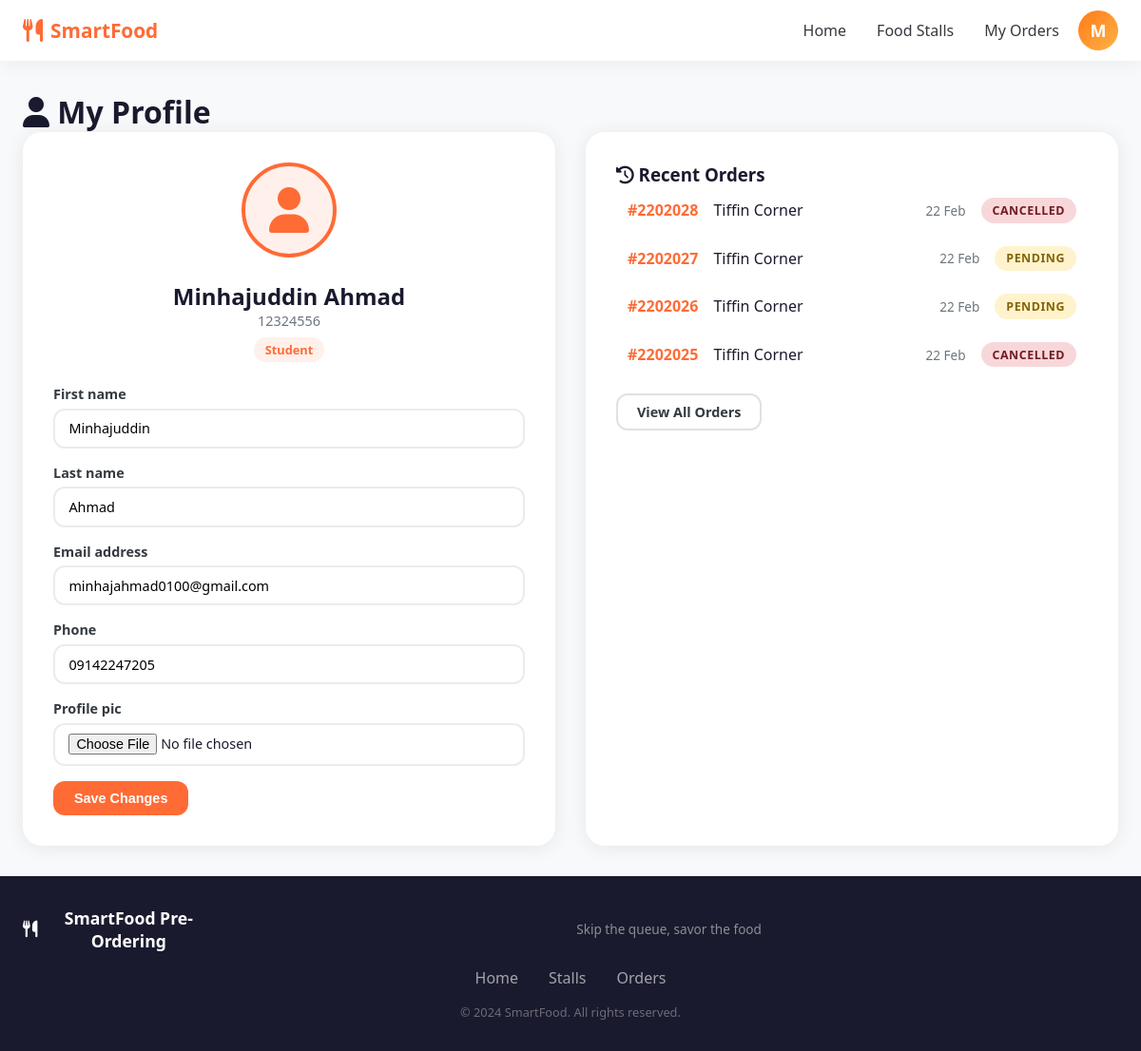
/users/profile/ (signed in), run on an earlier commit of the app's database.
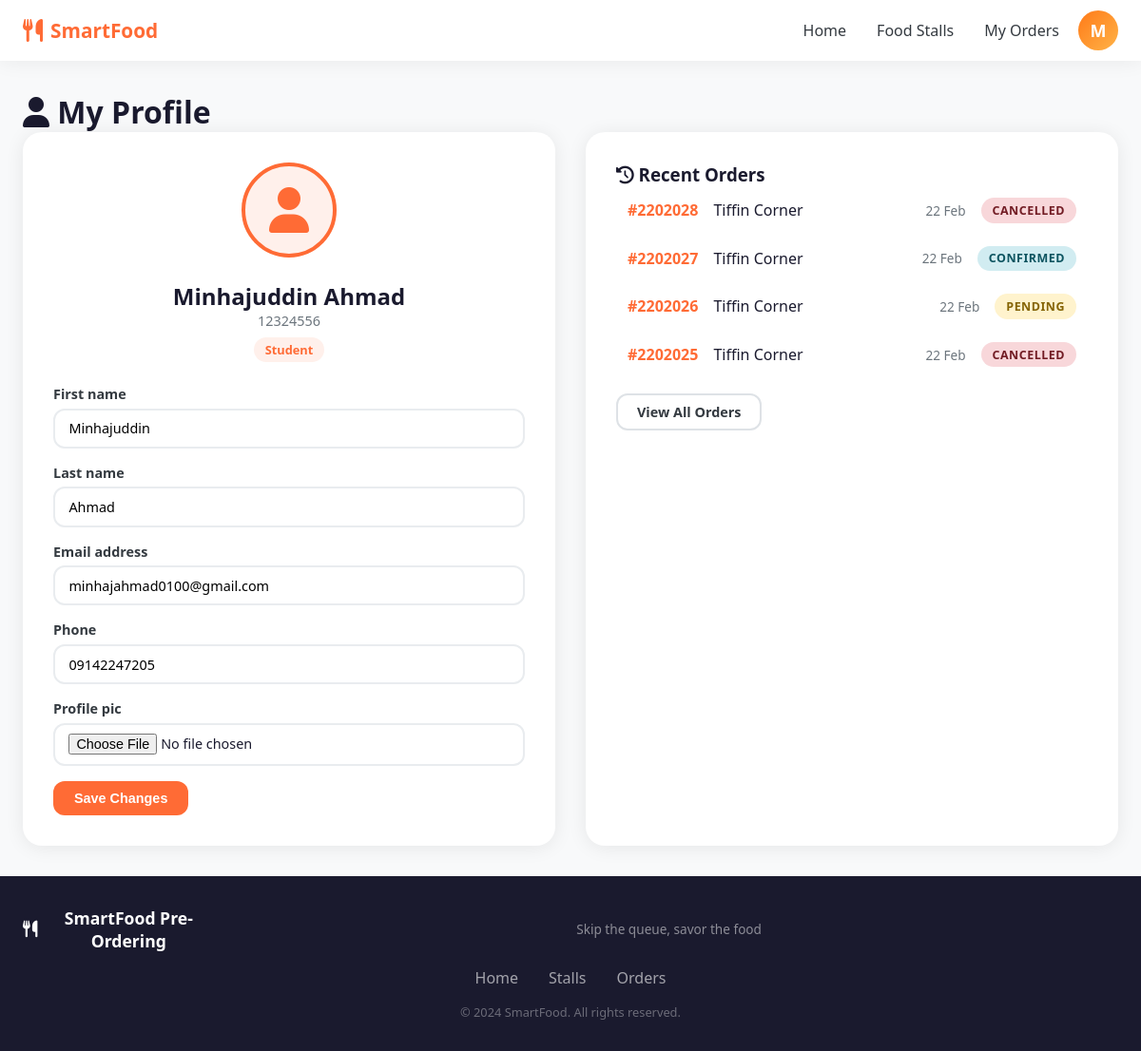
And on a later commit of the database.
### apps/orders/models.py (models this page shows, shortened)
class Order(models.Model):
    user = models.ForeignKey(User, on_delete=models.CASCADE, related_name='orders')
    stall = models.ForeignKey(FoodStall, on_delete=models.CASCADE, related_name='orders')
    break_slot = models.CharField(max_length=5, choices=BREAK_SLOT_CHOICES)
    pickup_date = models.DateField()
    status = models.CharField(max_length=20, choices=ORDER_STATUS_CHOICES, default='pending')
    total_amount = models.DecimalField(max_digits=10, decimal_places=2, default=0)
    special_instructions = models.TextField(blank=True)
    token_number = models.CharField(max_length=10, blank=True)
    created_at = models.DateTimeField(auto_now_add=True)
    updated_at = models.DateTimeField(auto_now=True)
    estimated_ready_time = models.DateTimeField(null=True, blank=True)
    class Meta:
        ordering = ['-created_at']

### apps/stalls/models.py (models this page shows, shortened)
class FoodStall(models.Model):
    name = models.CharField(max_length=100)
    description = models.TextField(blank=True)
    owner = models.ForeignKey(User, on_delete=models.SET_NULL, null=True, related_name='stalls')
    image = models.ImageField(upload_to='stalls/', blank=True, null=True)
    location = models.CharField(max_length=200, blank=True)
    is_open = models.BooleanField(default=True)
    created_at = models.DateTimeField(auto_now_add=True)

### apps/users/views.py (the view)
# urls.py: path('profile/', views.profile, name='profile'),
@login_required
def profile(request):
    if request.method == 'POST':
        form = ProfileUpdateForm(request.POST, request.FILES, instance=request.user)
        if form.is_valid():
            form.save()
            messages.success(request, 'Profile updated successfully!')
            return redirect('profile')
    else:
        form = ProfileUpdateForm(instance=request.user)
    recent_orders = Order.objects.filter(user=request.user).order_by('-created_at')[:5]
    return render(request, 'users/profile.html', {
        'form': form,
        'recent_orders': recent_orders
    })

### apps/users/forms.py
class ProfileUpdateForm(forms.ModelForm):
    class Meta:
        model = User
        fields = ['first_name', 'last_name', 'email', 'phone', 'profile_pic']

### apps/users/models.py (called while the page is built)
    @property
    def is_stall_owner(self):
        return self.role == 'stall_owner'

### templates/users/profile.html (shortened to what this page needs)
{% extends 'base/base.html' %}
{% load static %}
{% block content %}
<div class="container profile-page">
    <h1><i class="fas fa-user"></i> My Profile</h1>
    <div class="profile-layout">
        <div class="profile-card">
            <div class="profile-avatar">
                {% if user.profile_pic %}
                <img src="{{ user.profile_pic.url }}" alt="Profile">
                {% else %}
                <div class="avatar-placeholder"><i class="fas fa-user"></i></div>
                {% endif %}
            </div>
            <div class="profile-info">
                <h2>{{ user.get_full_name|default:user.username }}</h2>
                <p class="profile-id">{{ user.student_id }}</p>
                <span class="profile-role role-{{ user.role }}">{{ user.get_role_display }}</span>
            </div>
            <form method="post" enctype="multipart/form-data" class="profile-form">
                {% for field in form %}
                <div class="form-group">
                    <label>{{ field.label }}</label>
                    {{ field }}
                </div>
                {% endfor %}
                <button type="submit" class="btn btn-primary">Save Changes</button>
            </form>
        </div>
        <div class="profile-orders">
            <h3><i class="fas fa-history"></i> Recent Orders</h3>
            {% for order in recent_orders %}
            <a href="{% url 'order_detail' order.pk %}" class="profile-order-row">
                <span class="por-token">#{{ order.token_number }}</span>
                <span class="por-stall">{{ order.stall.name }}</span>
                <span class="por-date">{{ order.pickup_date|date:"d M" }}</span>
                <span class="status-badge status-{{ order.status }}">{{ order.get_status_display }}</span>
            </a>
            {% empty %}
            <p style="color:#888">No orders yet.</p>
            {% endfor %}
            <a href="{% url 'my_orders' %}" class="btn btn-outline" style="margin-top:1rem">View All Orders</a>
        </div>
    </div>
</div>
{% endblock %}

What changed in the data, as far as the page shows it:
changed Order: status "PENDING" → "CONFIRMED"
